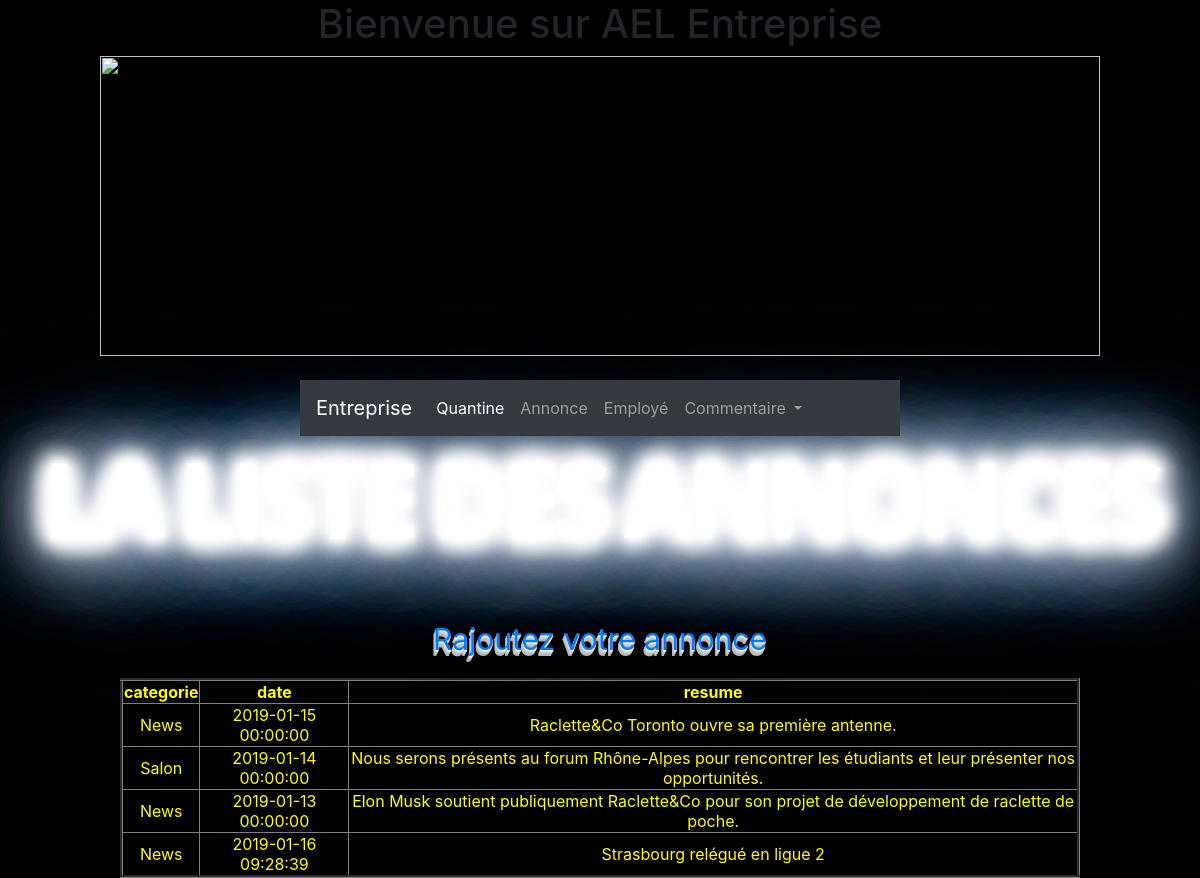
Page /annonces.php on the committed database.
### tables this page shows
CREATE TABLE IF NOT EXISTS `annonces` (
  `id` int(11) NOT NULL AUTO_INCREMENT,
  `categorie` varchar(20) NOT NULL,
  `date` datetime NOT NULL DEFAULT CURRENT_TIMESTAMP,
  `resume` text NOT NULL,
  PRIMARY KEY (`id`)
);

### annonces.php (the view, shortened to what this page needs)
<body style="background: black">
<?php
include("menu.php");
try {
    $bd = new PDO('mysql:host=localhost;dbname=entreprise;charset=utf8','root','');
} catch (Exception $e) {
    die('Erreur de ta faute'.$e->getMessage());
}
$result = $bd->query("SELECT * FROM annonces");
    ?>
    <h1 style="background: black;
 font-family: Open Sans, Impact;
  text-align: center;
  font-size: 6.5em;
  color: #fff;
  letter-spacing: -7px;
  font-weight: 700;
  text-transform: uppercase;
  animation: blur .75s ease-out infinite;
  text-shadow: 0px 0px 5px #fff, 0px 0px 7px #fff;
    text-shadow:0px 0px 10px #fff,
      0px 0px 10px #fff,
      0px 0px 25px #fff,
      0px 0px 25px #fff,
      0px 0px 25px #fff,
      0px 0px 25px #fff,
      0px 0px 25px #fff,
      0px 0px 25px #fff,
      0px 0px 50px #fff,
      0px 0px 50px #fff,
      0px 0px 50px #7B96B8,
      0px 0px 150px #7B96B8,
      0px 10px 100px #7B96B8,
      0px 10px 100px #7B96B8,
      0px 10px 100px #7B96B8,
      0px 10px 100px #7B96B8,
      0px -10px 100px #7B96B8,
      0px -10px 100px #7B96B8;">La liste des annonces </h1>
    <table border="3" style=" text-align:center; color: yellow; background-color: black; margin: auto;width: 80%">
    <tr>
    <th style=""> categorie </th>
    <th> date</th>
    <th> resume </th>
    </tr>
    <?php
    while ($recup = $result->fetch()) {
    echo "<tr><td>".$recup['categorie']."</td><td>".$recup['date']."</td><td>".$recup['resume']."</td></tr>";
    }
    ?>
<br>
<br>
        <p style="font-size: 30px;
        text-shadow: 0 1px 0 #eee,
             0 2px 0 #e5e5e5,
             -1px 3px 0 #C8C8C8,
             -1px 4px 0 #C1C1C1,
             -2px 5px 0 #B9B9B9,
             -2px 6px 0 #B2B2B2,
             -2px 7px 2px rgba(0,0,0, 0.6),
             -2px 7px 8px rgba(0,0,0, 0.2),
             -2px 7px 45px rgba(0,0,0, 0.4);text-align: center"> <a  href="creertonannonce.php">Rajoutez votre annonce </a> </p>
</body>

### rows in the picture
annonces: categorie "News", date "2019-01-15 00:00:00", resume "Raclette&Co Toronto ouvre sa première antenne."
annonces: categorie "Salon", date "2019-01-14 00:00:00", resume "Nous serons présents au forum Rhône-Alpes pour rencontrer les étudiants et leur présenter nos opportunités."
annonces: categorie "News", date "2019-01-13 00:00:00", resume "Elon Musk soutient publiquement Raclette&Co pour son projet de développement de raclette de poche."
annonces: categorie "News", date "2019-01-16 09:28:39", resume "Strasbourg relégué en ligue 2"
